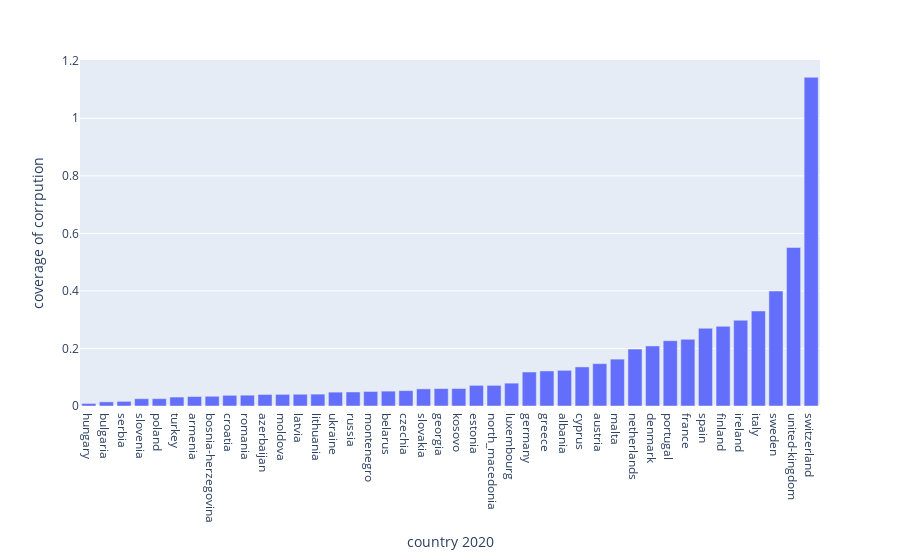

The notebook cell saved with this chart:
### Code cell
fig = px.bar(new_sorted_df, x='country', y='compound_metric1')
fig.update_layout(yaxis_title=f'coverage of corrpution')
fig.update_layout(xaxis_title=f'country {year}')
fig.show()

### Figure 1 — Plotly figure (JSON) as saved in the notebook; plotly's stock layout.template omitted (floating-point values rounded to 4 significant figures)
{"data": [{"alignmentgroup": "True", "hovertemplate": "country=%{x}<br>compound_metric1=%{y}<extra></extra>", "legendgroup": "", "marker": {"color": "#636efa", "pattern": {"shape": ""}}, "name": "", "offsetgroup": "", "orientation": "v", "showlegend": false, "textposition": "auto", "type": "bar", "x": ["hungary", "bulgaria", "serbia", "slovenia", "poland", "turkey", "armenia", "bosnia-herzegovina", "croatia", "romania", "azerbaijan", "moldova", "latvia", "lithuania", "ukraine", "russia", "montenegro", "belarus", "czechia", "slovakia", "georgia", "kosovo", "estonia", "north_macedonia", "luxembourg", "germany", "greece", "albania", "cyprus", "austria", "malta", "netherlands", "denmark", "portugal", "france", "spain", "finland", "ireland", "italy", "sweden", "united-kingdom", "switzerland"], "xaxis": "x", "y": [0.008808, 0.01438, 0.01618, 0.02542, 0.02548, 0.03115, 0.03287, 0.03387, 0.03716, 0.0376, 0.04005, 0.04044, 0.04085, 0.04131, 0.04817, 0.04876, 0.05046, 0.0517, 0.05345, 0.0595, 0.06051, 0.06079, 0.07171, 0.07177, 0.07942, 0.1181, 0.1218, 0.124, 0.1358, 0.1472, 0.1629, 0.198, 0.2087, 0.227, 0.2318, 0.2703, 0.2771, 0.298, 0.3303, 0.3996, 0.5508, 1.142], "yaxis": "y"}], "layout": {"autosize": true, "barmode": "relative", "legend": {"tracegroupgap": 0}, "margin": {"t": 60}, "xaxis": {"anchor": "y", "autorange": true, "domain": [0, 1], "range": [-0.5, 41.5], "title": {"text": "country 2020"}, "type": "category"}, "yaxis": {"anchor": "x", "autorange": true, "domain": [0, 1], "range": [0, 1.203], "title": {"text": "coverage of corrpution"}, "type": "linear"}}}
